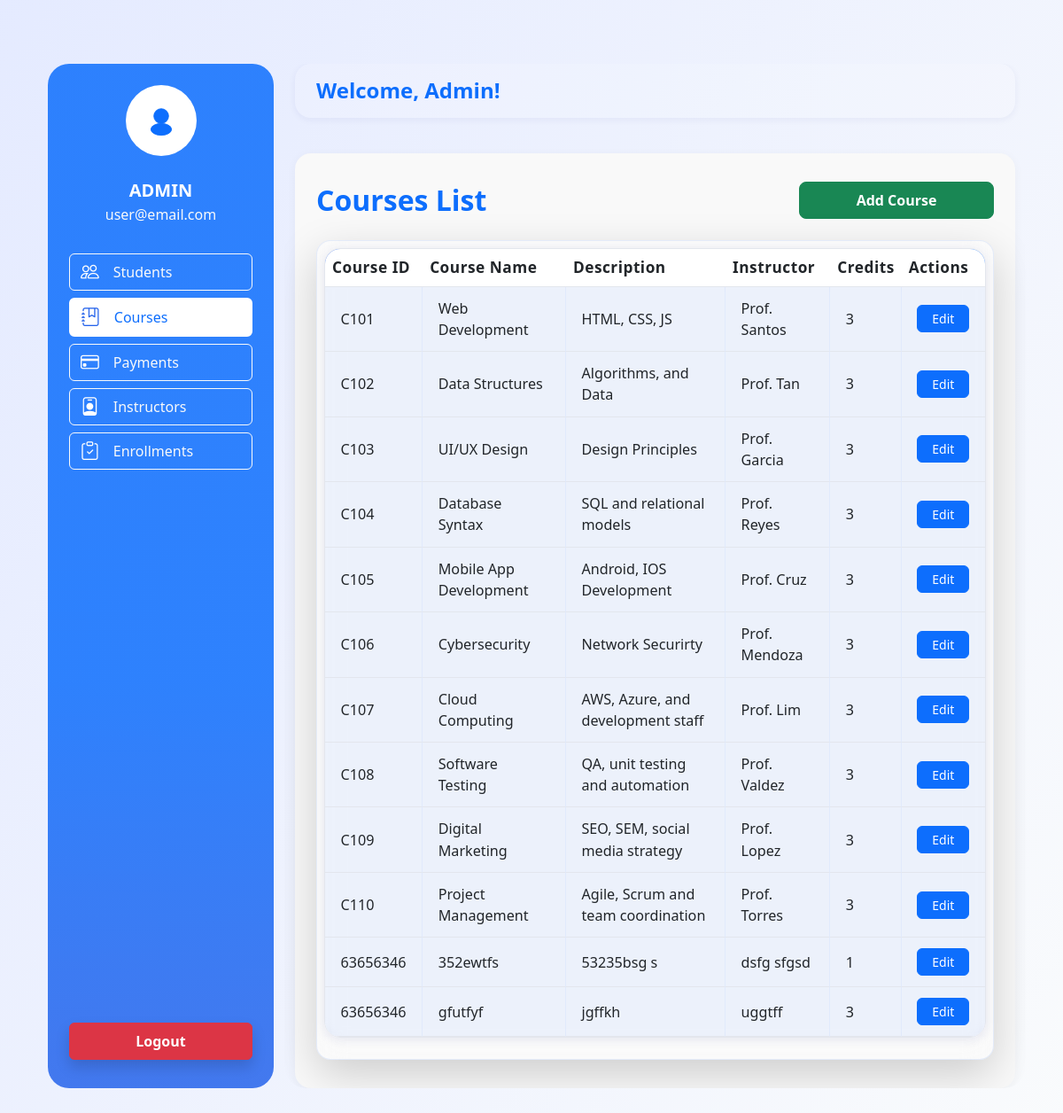
/dashboard/?tab=courses (signed in), run on the app's committed database.
### online_enrollment/models.py (models this page shows, shortened)
class Course(models.Model):
    course_id = models.CharField(max_length=50)
    course_name = models.CharField(max_length=100)
    description = models.CharField(max_length=255)
    instructor = models.CharField(max_length=100)
    credits = models.IntegerField()

### accounts/views.py (the view, shortened to what this page needs)
# urls.py: path('dashboard/', views.dashboard, name='dashboard'),
@login_required
def dashboard(request):
    tab = request.GET.get('tab', 'students')
    context = {'tab': tab}
    if tab == 'students':
        context['students'] = Student.objects.all()
        context['add_form'] = context.get('add_form', StudentForm())
        context['student_forms'] = [(s, StudentForm(instance=s)) for s in context['students']]
    elif tab == 'courses':
        context['courses'] = Course.objects.all()
        context['add_form'] = context.get('add_form', CourseForm())
        context['course_forms'] = [(c, CourseForm(instance=c)) for c in context['courses']]
    elif tab == 'payments':
        context['payments'] = Payment.objects.all()
        context['add_form'] = context.get('add_form', PaymentForm())
        context['payment_forms'] = [(p, PaymentForm(instance=p)) for p in context['payments']]
    elif tab == 'instructors':
        context['instructors'] = Instructor.objects.all()
        context['add_form'] = context.get('add_form', InstructorForm())
        context['instructor_forms'] = [(i, InstructorForm(instance=i)) for i in context['instructors']]
    elif tab == 'enrollments':
        context['enrollments'] = Enrollment.objects.all()
        context['add_form'] = context.get('add_form', EnrollmentForm())
        context['enrollment_forms'] = [(e, EnrollmentForm(instance=e)) for e in context['enrollments']]
    from django.contrib import messages as msg_framework
    context['messages'] = msg_framework.get_messages(request)
    return render(request, 'accounts/dashboard.html', context)

### accounts/templates/accounts/dashboard.html (shortened to what this page needs)
<!DOCTYPE html>
<html lang="en">
  <head>
    <link href="https://cdn.jsdelivr.net/npm/bootstrap@5.3.0/dist/css/bootstrap.min.css" rel="stylesheet" />
    <link href="https://cdn.jsdelivr.net/npm/bootstrap-icons@1.11.1/font/bootstrap-icons.css" rel="stylesheet">
  </head>
  <body style="background: linear-gradient(120deg, rgba(224,231,255,0.85) 0%, rgba(248,250,252,0.85) 100%); min-height: 100vh;">
    <div class="container py-4 py-md-5 d-flex justify-content-center align-items-start align-items-md-center min-vh-100">
      <div class="row g-4 align-items-stretch w-100 flex-column flex-lg-row" style="max-width: 1400px; margin: 0 auto;">
        <div class="col-12 col-lg-3 d-flex flex-column sidebar-mobile mb-3 mb-lg-0">
          <div class="glass glass-card p-4 d-flex flex-column align-items-center text-white h-100" style="min-height: 100%; background: linear-gradient(180deg, rgba(13,110,253,0.85) 60%, rgba(37,99,235,0.85) 100%); color: #fff; border-radius: 24px;">
            <div class="mb-4">
              <div class="rounded-circle bg-white d-flex align-items-center justify-content-center" style="width: 80px; height: 80px;">
                <svg xmlns="http://www.w3.org/2000/svg" fill="none" viewBox="0 0 48 48" stroke="currentColor" class="w-50 h-50 text-primary">
                  <circle cx="24" cy="18" r="10" fill="#0d6efd" />
                  <ellipse cx="24" cy="36" rx="14" ry="8" fill="#0d6efd" />
                </svg>
              </div>
            </div>
            <div class="mb-2 text-center">
              <div class="fw-bold fs-5">{{ user.get_full_name|default:user.username|upper }}</div>
              <div class="fs-6 text-light">{{ user.email|default:'user@email.com' }}</div>
            </div>
            <div class="w-100 mt-4 d-flex flex-column flex-grow-1" style="height: 100%;">
              <div>
                <a href="?tab=students" class="btn btn-outline-light w-100 mb-2 py-2 d-flex align-items-center justify-content-start gap-3 fs-6 ">
                  <i class="bi bi-people tab-icon"></i> <span>Students</span>
                </a>
                <a href="?tab=courses" class="btn btn-outline-light w-100 mb-2 py-2 d-flex align-items-center justify-content-start gap-3 fs-6 {% if tab == 'courses' %}active border-2 border-white bg-white text-primary{% endif %}">
                  <i class="bi bi-journal-bookmark tab-icon"></i> <span>Courses</span>
                </a>
                <a href="?tab=payments" class="btn btn-outline-light w-100 mb-2 py-2 d-flex align-items-center justify-content-start gap-3 fs-6 {% if tab == 'payments' %}active border-2 border-white bg-white text-primary{% endif %}">
                  <i class="bi bi-credit-card tab-icon"></i> <span>Payments</span>
                </a>
                <a href="?tab=instructors" class="btn btn-outline-light w-100 mb-2 py-2 d-flex align-items-center justify-content-start gap-3 fs-6 {% if tab == 'instructors' %}active border-2 border-white bg-white text-primary{% endif %}">
                  <i class="bi bi-person-badge tab-icon"></i> <span>Instructors</span>
                </a>
                <a href="?tab=enrollments" class="btn btn-outline-light w-100 mb-2 py-2 d-flex align-items-center justify-content-start gap-3 fs-6 {% if tab == 'enrollments' %}active border-2 border-white bg-white text-primary{% endif %}">
                  <i class="bi bi-clipboard-check tab-icon"></i> <span>Enrollments</span>
                </a>
              </div>
              <div class="mt-auto pt-4 pb-2">
                <a href="/logout/" class="btn btn-danger w-100 px-4 py-2 fw-bold shadow">Logout</a>
              </div>
            </div>
          </div>
        </div>
        <div class="col-12 col-lg-9 d-flex flex-column h-100" style="border-radius: 24px; overflow: hidden;">
            <h2 class="mb-3 mb-md-4 fw-bold text-primary fs-4 fs-md-2" style="background: rgba(255,255,255,0.12); border-radius: 18px; padding: 1rem 1.5rem; box-shadow: 0 2px 8px rgba(31,38,135,0.06);">Welcome, {{ user.get_full_name|default:user.username|title }}!</h2>
            <div class="flex-grow-1">
              {% if tab == 'students' or not tab %}
                {% include 'accounts/students_list.html' %}
              {% elif tab == 'courses' %}
                {% include 'accounts/courses_list.html' %}
              {% elif tab == 'payments' %}
                {% include 'accounts/payments_list.html' %}
              {% elif tab == 'instructors' %}
                {% include 'accounts/instructors_list.html' %}
              {% elif tab == 'enrollments' %}
                {% include 'accounts/enrollments_list.html' %}
              {% endif %}
            </div>
        </div>
        </div>
      </div>
  </body>
</html>

### accounts/templates/accounts/courses_list.html (shortened to what this page needs)
<!DOCTYPE html>
<html lang="en">
<head>
    <link href="https://cdn.jsdelivr.net/npm/bootstrap@5.3.0/dist/css/bootstrap.min.css" rel="stylesheet" />
</head>
<body>
        <div class="container mt-3" style="background: #f9f9f9; border-radius: 18px; box-shadow: 0 2px 12px rgba(0,0,0,0.04); padding: 32px 24px;">
            <div class="d-flex flex-column flex-md-row align-items-center justify-content-between mb-4 gap-2">
                <h2 class="fw-bold text-primary mb-0 text-center text-md-start">Courses List</h2>
                <button class="btn btn-success rounded-3 fw-semibold px-4 py-2 w-100 w-md-auto" style="max-width:220px;" onclick="openModal('addCourseModal')">Add Course</button>
            </div>
                <div class="table-responsive rounded-4 shadow-lg p-2" style="background: rgba(255,255,255,0.22); backdrop-filter: blur(16px); border-radius: 24px; box-shadow: 0 8px 32px 0 rgba(31,38,135,0.14); border: 1.5px solid rgba(37,99,235,0.10);">
                    <table class="table align-middle" style="background: rgba(255,255,255,0.13); border-radius: 18px; overflow: hidden; border-collapse: separate; border-spacing: 0; box-shadow: 0 2px 12px rgba(31,38,135,0.10);">
                    <thead style="background: linear-gradient(90deg, #2563eb 60%, #0d6efd 100%); color: #fff; border-top-left-radius: 18px; border-top-right-radius: 18px; font-size: 1.08rem; letter-spacing: 0.5px;">
                        <tr style="border-radius: 18px;">
                            <th scope="col">Course ID</th>
                            <th scope="col">Course Name</th>
                            <th scope="col">Description</th>
                            <th scope="col">Instructor</th>
                            <th scope="col">Credits</th>
                            <th scope="col">Actions</th>
                        </tr>
                    </thead>
                    <tbody style="backdrop-filter: blur(4px); font-size: 1.01rem;">
                        {% for course in courses %}
                        <tr style="transition: background 0.18s; border-bottom: 1.5px solid rgba(37,99,235,0.07);" onmouseover="this.style.background='rgba(37,99,235,0.13)'; this.style.color='#222';" onmouseout="this.style.background='rgba(37,99,235,0.07)'; this.style.color='';">
                            <td style="padding: 0.75rem 1.1rem; background: rgba(37,99,235,0.07); border-right: 1px solid rgba(37,99,235,0.06);">{{ course.course_id }}</td>
                            <td style="padding: 0.75rem 1.1rem; background: rgba(37,99,235,0.07); border-right: 1px solid rgba(37,99,235,0.06);">{{ course.course_name }}</td>
                            <td style="padding: 0.75rem 1.1rem; background: rgba(37,99,235,0.07); border-right: 1px solid rgba(37,99,235,0.06);">{{ course.description }}</td>
                            <td style="padding: 0.75rem 1.1rem; background: rgba(37,99,235,0.07); border-right: 1px solid rgba(37,99,235,0.06);">{{ course.instructor }}</td>
                            <td style="padding: 0.75rem 1.1rem; background: rgba(37,99,235,0.07); border-right: 1px solid rgba(37,99,235,0.06);">{{ course.credits }}</td>
                            <td style="padding: 0.75rem 1.1rem; background: rgba(37,99,235,0.07);">
                                <div class="d-flex flex-column flex-sm-row gap-2">
                                    <button class="btn btn-primary btn-sm rounded-2 px-3" onclick="openModal('editCourseModal{{ course.course_id }}')">Edit</button>
                                </div>
                            </td>
                        </tr>
                        {% empty %}
                        <tr><td colspan="6" class="text-center py-4">No courses found.</td></tr>
                        {% endfor %}
                    </tbody>
                </table>
            </div>
        </div>
</body>
</html>

### accounts/templates/accounts/dashboard.html (style rules this page uses)
.tab-icon { font-size: 1.3rem; color: #fff; transition: color 0.2s; display: flex; align-items: center; }
.btn-outline-light.active .tab-icon, .btn-outline-light:hover .tab-icon { color: #2563eb; }

### accounts/templates/accounts/courses_list.html (style rules this page uses)
.table { border-radius: 16px; overflow: hidden; box-shadow: 0 6px 32px rgba(0,0,0,0.12); background: #f8fafc; border: 1px solid #e3e6ed; }
.table-responsive { scrollbar-width: none; -ms-overflow-style: none; }
td { background: #fff; border-bottom: 1px solid #e3e6ed; }

### data on the page
Course: course_id "C101", course_name "Web Development", description "HTML, CSS, JS", instructor "Prof. Santos", credits "3"
Course: course_id "C102", course_name "Data Structures", description "Algorithms, and Data", instructor "Prof. Tan", credits "3"
Course: course_id "C103", course_name "UI/UX Design", description "Design Principles", instructor "Prof. Garcia", credits "3"
Course: course_id "C104", course_name "Database Syntax", description "SQL and relational models", instructor "Prof. Reyes", credits "3"
Course: course_id "C105", course_name "Mobile App Development", description "Android, IOS Development", instructor "Prof. Cruz", credits "3"
Course: course_id "C106", course_name "Cybersecurity", description "Network Securirty", instructor "Prof. Mendoza", credits "3"
Course: course_id "C107", course_name "Cloud Computing", description "AWS, Azure, and development staff", instructor "Prof. Lim", credits "3"
Course: course_id "C108", course_name "Software Testing", description "QA, unit testing and automation", instructor "Prof. Valdez", credits "3"
Course: course_id "C109", course_name "Digital Marketing", description "SEO, SEM, social media strategy", instructor "Prof. Lopez", credits "3"
Course: course_id "C110", course_name "Project Management", description "Agile, Scrum and team coordination", instructor "Prof. Torres", credits "3"
Course: course_id "63656346", course_name "352ewtfs", description "53235bsg s", instructor "dsfg sfgsd", credits "1"
Course: course_id "63656346", course_name "gfutfyf", description "jgffkh", instructor "uggtff", credits "3"

### other printed values
{{ user.get_full_name|default:user.username|upper }} "ADMIN"
{{ user.email|default:'user@email.com' }} "user@email.com"
{{ user.get_full_name|default:user.username|title }} "Admin"
